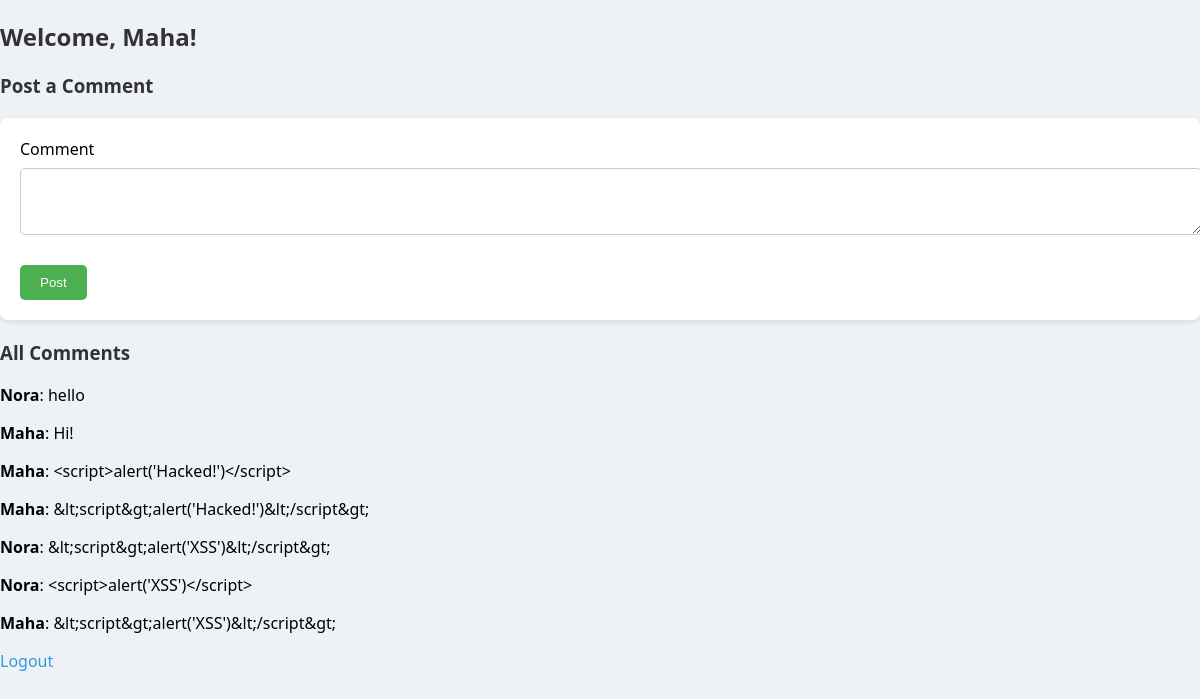
Page /dashboard (signed in) on the committed database.
### app/models.py (models this page shows)
class User(db.Model, UserMixin):
    id = db.Column(db.Integer, primary_key=True)
    username = db.Column(db.String(150), unique=True, nullable=False)
    password_hash = db.Column(db.String(128), nullable=False)
    role = db.Column(db.String(20), default='user')  # 'user' or 'admin'

class Comment(db.Model):
    id = db.Column(db.Integer, primary_key=True)
    content = db.Column(db.Text, nullable=False)
    author_id = db.Column(db.Integer, db.ForeignKey('user.id'))
    author = db.relationship('User', backref='comments')

### app/routes.py (the view, shortened to what this page needs)
@main.route('/dashboard', methods=['GET', 'POST'])
@login_required
def dashboard():
    form = CommentForm()
    comments = Comment.query.all()
    return render_template('dashboard.html', username=current_user.username, form=form, comments=comments)

### app/forms.py
class CommentForm(FlaskForm):
    content = TextAreaField('Comment', validators=[DataRequired()])
    submit = SubmitField('Post')

### app/models.py (called while the page is built)
@login_manager.user_loader
def load_user(user_id):
    return User.query.get(int(user_id))

### app/templates/dashboard.html (shortened to what this page needs)
{% extends "base.html" %}
{% block content %}
  <h2>Welcome, {{ username }}!</h2>
  <h3>Post a Comment</h3>
  <form method="POST">
    {{ form.content.label }}<br>
    {{ form.content(rows=3, cols=40) }}<br>
    {{ form.submit() }}
  </form>
  <h3>All Comments</h3>
  {% for comment in comments %}
   <p><strong>{{ comment.author.username }}</strong>: {{ comment.content }}</p>
  {% endfor %}
  <a href="{{ url_for('main.logout') }}">Logout</a>
{% endblock %}

### app/templates/base.html (shortened to what this page needs)
<!DOCTYPE html>
<html lang="en">
<head>
    <link rel="stylesheet" href="{{ url_for('static', filename='style.css') }}">
</head>
<body>
    {% block content %}{% endblock %}
</body>
</html>

### app/static/style.css (style rules this page uses)
body { font-family: 'Segoe UI', Tahoma, Geneva, Verdana, sans-serif; background-color: #eef2f7; margin: 0; padding: 0; }
h2, h3 { color: #333; margin-top: 20px; }
form { background-color: #fff; padding: 20px; margin: 20px 0; border-radius: 8px; box-shadow: 0 2px 5px rgba(0,0,0,0.1); }
input[type="text"], input[type="password"], textarea { width: 100%; padding: 10px; margin: 8px 0 20px 0; border: 1px solid #ccc; border-radius: 5px; }
input[type="submit"], button { background-color: #4CAF50; color: white; padding: 10px 20px; margin-top: 5px; border: none; border-radius: 5px; cursor: pointer; }
a { color: #3498db; text-decoration: none; }

### rows in the picture
User: username "Maha"
Comment: author.username "Nora", content "hello"
Comment: author.username "Maha", content "Hi!"
Comment: author.username "Maha", content "<script>alert('Hacked!')</script>"
Comment: author.username "Maha", content "&lt;script&gt;alert('Hacked!')&lt;/script&gt;"
Comment: author.username "Nora", content "&lt;script&gt;alert('XSS')&lt;/script&gt;"
Comment: author.username "Nora", content "<script>alert('XSS')</script>"
Comment: author.username "Maha", content "&lt;script&gt;alert('XSS')&lt;/script&gt;"
